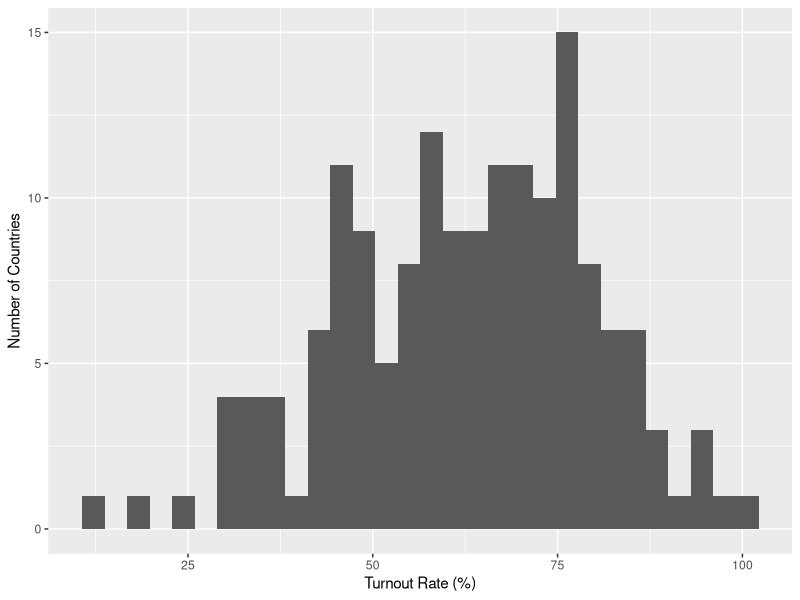
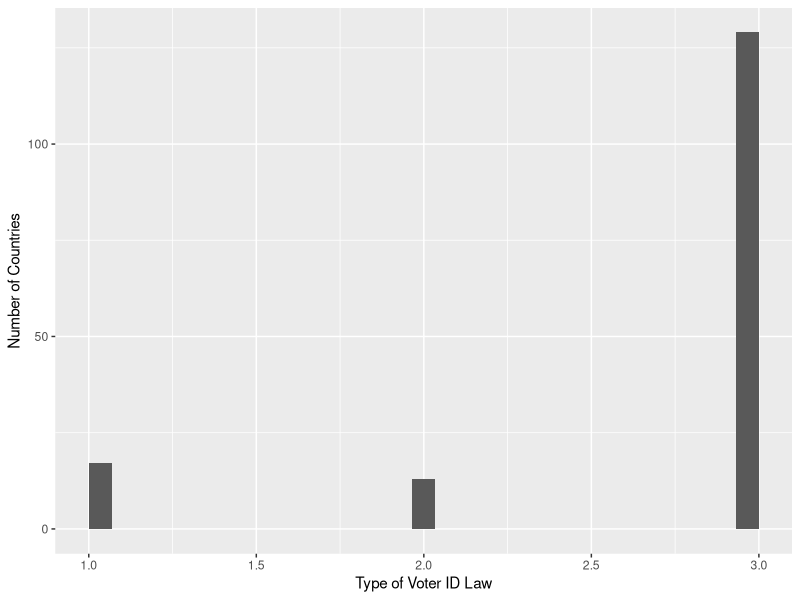
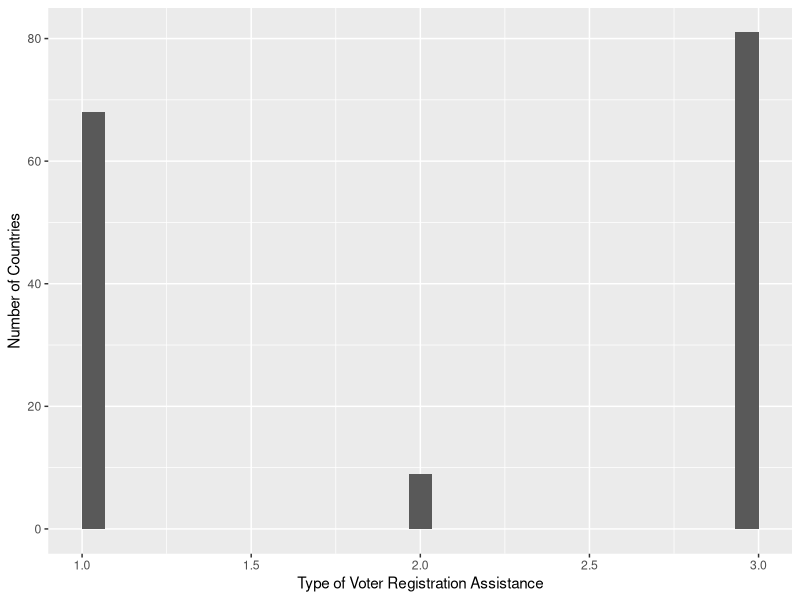

Write R code to recreate these figures, in order.
## ---- chunk 1
library(tidyverse)
library(ggplot2)
compul = read_csv("cvil_22_09_08.csv", show_col_types = FALSE)
turnout = read_csv("voterturnout.csv", show_col_types = FALSE)
vote = compul |>
  inner_join(turnout, by = c("cntry" = "Country"))
vote = vote |>
  select(cntry:id_type_lab, reg_law, reg_lab, cmp_vt, turnout)
## ---- chunk 2
vote = vote |>
  filter(cmp_vt == 0)
## ---- chunk 3
turnout_hist = ggplot(data = vote, mapping = aes(x = turnout)) + 
  geom_histogram() + labs(
    x = "Turnout Rate (%)",
    y = "Number of Countries"
  )
turnout_hist
## ---- chunk 4
id_hist = ggplot(data = vote, mapping = aes(x = id_type)) + 
  geom_histogram() + labs(
    x = "Type of Voter ID Law",
    y = "Number of Countries"
  )
id_hist
## ---- chunk 5
reg_hist = ggplot(data = vote, mapping = aes(x = reg_law)) + 
  geom_histogram() + labs(
    x = "Type of Voter Registration Assistance",
    y = "Number of Countries"
  )
reg_hist
## ---- chunk 6
vote |>
  group_by(id_type) |>
  summarize(turnout_mean = mean(turnout))
## ---- chunk 7
vote |>
  group_by(reg_law) |>
  summarize(turnout_mean = mean(turnout))
